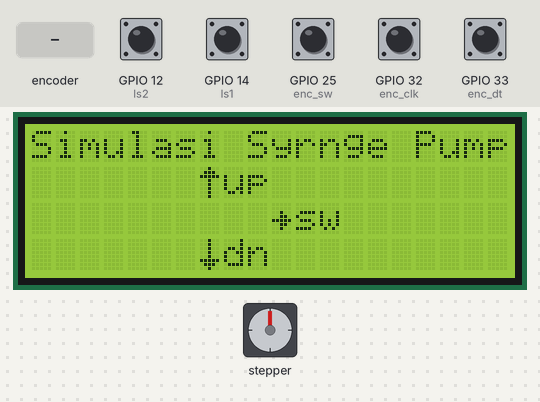
Bench run of a sketch on a simulated ESP32. Shown: stepper motor, 20×4 character LCD. Wiring (inferred from the names in the program): stepper motor driver (200 steps per turn assumed): step GPIO 17; direction GPIO 16. The test bench sets the inputs (shaded band); at power-on: GPIO 12 (ls2), GPIO 14 (ls1), GPIO 25 (enc_sw), GPIO 32 (enc_clk), GPIO 33 (enc_dt) HIGH. What the sketch prints to the serial monitor is not drawn.

Above: at 1.3 s.
1.4 s: GPIO 25 (enc_sw) pulled LOW for 0.15 s
At 2.1 s:
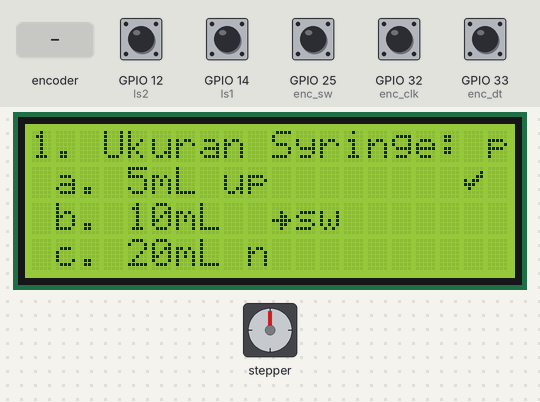
3.0 s: rotary encoder on GPIO 32 (enc_clk) / GPIO 33 (enc_dt) turned 2 steps (second pin leading)
At 4.3 s:
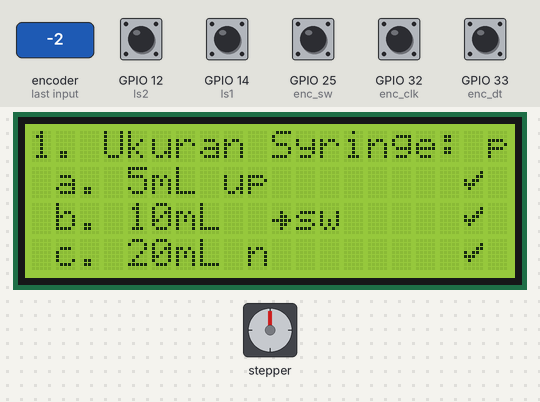
4.9 s: GPIO 25 (enc_sw) pulled LOW for 1 s
At 5.9 s:
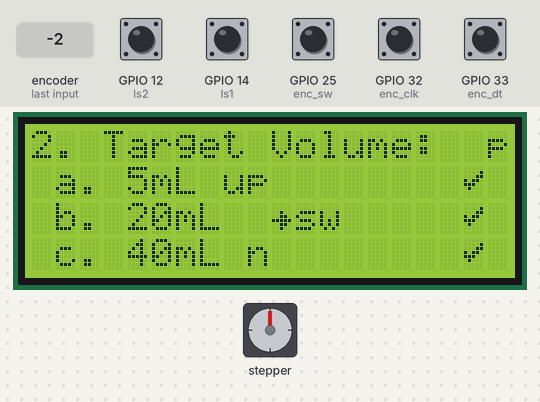
7.4 s: GPIO 25 (enc_sw) pulled LOW for 0.15 s
At 8.1 s:
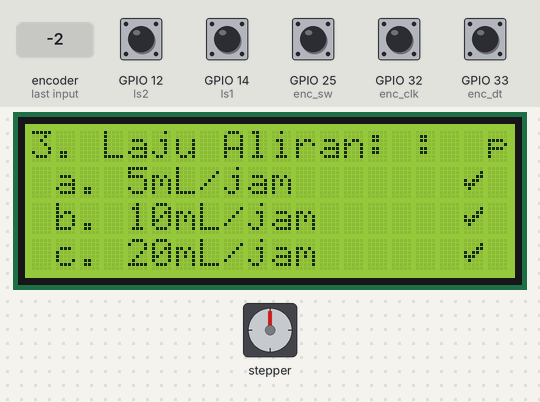
9.0 s: GPIO 25 (enc_sw) pulled LOW for 3.2 s
At 10.4 s:
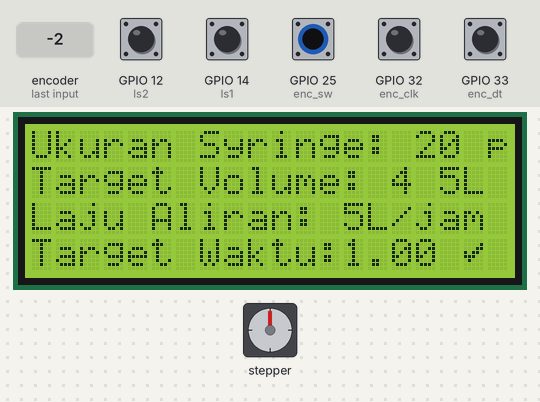
13.7 s: GPIO 25 (enc_sw) pulled LOW for 0.15 s
At 14.2 s:
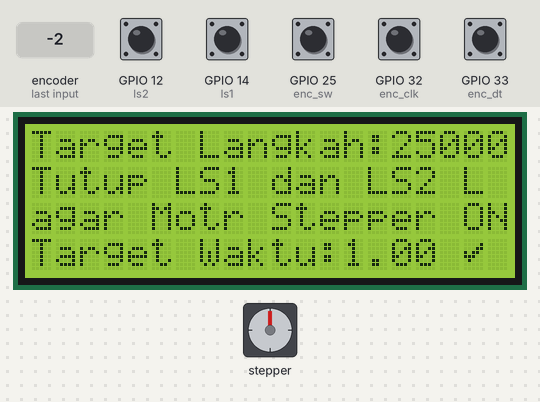
Timing chart, 0 to 16.3 s (numbered marks = the images above; inputs shaded):
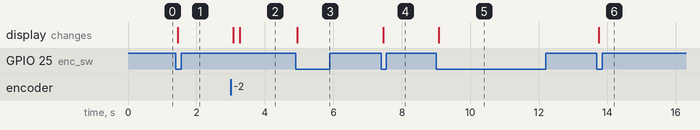

The sketch:

prog_4_7.ino
```cpp
#include <LiquidCrystal_I2C.h>
LiquidCrystal_I2C lcd(0x27, 20, 4);
byte up[] = { 0x04, 0x0E, 0x1F, 0x04, 0x04, 0x04, 0x04, 0x04 };
byte down[] = { 0x04, 0x04, 0x04, 0x04, 0x04, 0x1F, 0x0E, 0x04 };
byte next[] = { 0x00, 0x00, 0x04, 0x06, 0x1F, 0x06, 0x04, 0x00 };
byte selc[] = { 0x00, 0x01, 0x03, 0x16, 0x1C, 0x08, 0x00, 0x00 };
#define enc_clk 32
#define enc_dt 33
#define enc_sw 25
#define dir 16
#define step 17
#define ls1 14
#define ls2 12
bool m_cw = false;
int hal = -1;
int pil1 = 1;
int pil2 = 1;
int pil3 = 1;
int a = 0;
float b = 0.0;
float c = 0.0;
int d = 0;
int e = 0;
int f = 0;
int ls_1 = 0;
int ls_2 = 0;
unsigned long skr = 0;
int lastClk = 0;
int lastSW = 0;
void setup() {
  Serial.begin(9600);
  lcd.init();
  lcd.backlight();
  lcd.createChar(0, up);
  lcd.createChar(1, down);
  lcd.createChar(2, next);
  lcd.createChar(3, selc);
  lcd.setCursor(0, 0);
  lcd.print("Simulasi Syrnge Pump");
  lcd.setCursor(7, 1);
  lcd.write(0);
  lcd.print("up");
  lcd.setCursor(10, 2);
  lcd.write(2);
  lcd.print("sw");
  lcd.setCursor(7, 3);
  lcd.write(1);
  lcd.print("dn");
  pinMode(enc_clk, INPUT);
  pinMode(enc_dt, INPUT);
  pinMode(enc_sw, INPUT_PULLUP);
  pinMode(dir, OUTPUT);
  pinMode(step, OUTPUT);
  pinMode(ls1, INPUT_PULLUP);
  pinMode(ls2, INPUT_PULLUP);
}
void loop() {
  int newClk = !digitalRead(enc_clk);
  if (newClk != lastClk) {
    int dtValue = digitalRead(enc_dt);
    if (newClk && dtValue == LOW) {
      if (hal == 0) {
        pil1++;
        if (pil1 > 3) pil1 = 3;
        hal0();
      }
      if (hal == 1) {
        pil2++;
        if (pil2 > 3) pil2 = 3;
        hal1();
      }
      if (hal == 2) {
        pil3++;
        if (pil3 > 3) pil3 = 3;
        hal2();
      }
      cek();
    }
    if (newClk && dtValue == HIGH) {
      if (hal == 0) {
        pil1--;
        if (pil1 < 1) pil1 = 1;
        hal0();
      }
      if (hal == 1) {
        pil2--;
        if (pil2 < 1) pil2 = 1;
        hal1();
      }
      if (hal == 2) {
        pil3--;
        if (pil3 < 1) pil3 = 1;
        hal2();
      }
      cek();
    }
  }
  lastClk = newClk;
  int newSW = !digitalRead(enc_sw);
  if (newSW != lastSW && newSW) {
    e = 0;
    hal++;
    if (hal > 4) hal = 4;
    switch (hal) {
      case 0:
        hal0();
        break;
      case 1:
        hal1();
        break;
      case 2:
        hal2();
        break;
      case 3:
        hal3();
        break;
      case 4:
        hal4();
        break;
    }
    cek();
  }
  lastSW = newSW;
  ls_1 = !digitalRead(ls1);
  ls_2 = !digitalRead(ls2);
  if (m_cw && millis() - skr > 100) {
    digitalWrite(step, HIGH);
    digitalWrite(step, LOW);
    e = e + d;
    f = f + 6;
    float g = f / 3600.0;
    if (e > 25000) m_cw = false;
    lcd.setCursor(15, 1);
    lcd.print(e);
    lcd.setCursor(12, 2);
    lcd.print(g, 3);
    skr = millis();
  }
}
void hal0() {
  lcd.setCursor(0, 0);
  lcd.print("1. Ukuran Syringe: ");
  lcd.setCursor(0, 1);
  lcd.print(" a. 5mL ");
  lcd.setCursor(0, 2);
  lcd.print(" b. 10mL ");
  lcd.setCursor(0, 3);
  lcd.print(" c. 20mL ");
  lcd.setCursor(18, pil1);
  lcd.write(3);
}
void hal1() {
  lcd.setCursor(0, 0);
  lcd.print("2. Target Volume: ");
  lcd.setCursor(0, 1);
  lcd.print(" a. 5mL ");
  lcd.setCursor(0, 2);
  lcd.print(" b. 20mL ");
  lcd.setCursor(0, 3);
  lcd.print(" c. 40mL ");
  lcd.setCursor(18, pil2);
  lcd.write(3);
}
void hal2() {
  lcd.setCursor(0, 0);
  lcd.print("3. Laju Aliran: ");
  lcd.setCursor(0, 1);
  lcd.print(" a. 5mL/jam ");
  lcd.setCursor(0, 2);
  lcd.print(" b. 10mL/jam ");
  lcd.setCursor(0, 3);
  lcd.print(" c. 20mL/jam ");
  lcd.setCursor(18, pil3);
  lcd.write(3);
}
void hal3() {
  lcd.setCursor(0, 0);
  lcd.print("Ukuran Syringe: mL");
  lcd.setCursor(16, 0);
  if (pil1 == 1) lcd.print(" 5");
  if (pil1 == 2) lcd.print("10");
  if (pil1 == 3) lcd.print("20");
  lcd.setCursor(0, 1);
  lcd.print("Target Volume: 40mL");
  lcd.setCursor(16, 1);
  if (pil2 == 1) {
    lcd.print(" 5");
    a = 5;
  }
  if (pil2 == 2) {
    lcd.print("20");
    a = 20;
  }
  if (pil2 == 3) {
    lcd.print("40");
    a = 40;
  }
  lcd.setCursor(0, 2);
  lcd.print("Laju Aliran: mL/jam");
  lcd.setCursor(12, 2);
  if (pil3 == 1) {
    lcd.print(" 5");
    b = 5;
  }
  if (pil3 == 2) {
    lcd.print("10");
    b = 10;
  }
  if (pil3 == 3) {
    lcd.print("20");
    b = 20;
  }
  lcd.setCursor(0, 3);
  lcd.print("Target Waktu: jam");
  c = a / (b * 1.0);
  d = round(25000 / (c * 600));
  lcd.setCursor(13, 3);
  lcd.print(c, 2);
}
void hal4() {
  lcd.setCursor(0, 0);
  lcd.print("Target Langkah:25000");
  if (ls_1 && ls_2) {
    digitalWrite(dir, HIGH);
    lcd.setCursor(0, 1);
    lcd.print("Jumlah Langkah: ");
    lcd.setCursor(0, 2);
    lcd.print("Waktu Lewat: jam");
    m_cw = true;
  } else {
    lcd.setCursor(0, 1);
    lcd.print("Tutup LS1 dan LS2 ");
    lcd.setCursor(0, 2);
    lcd.print("agar Motr Stepper ON");
  }
}
void cek() {
  Serial.print(hal);
  Serial.print(',');
  Serial.print(pil1);
  Serial.print(',');
  Serial.print(pil2);
  Serial.print(',');
  Serial.print(pil3);
  Serial.print(',');
  Serial.print(a);
  Serial.print(',');
  Serial.print(b);
  Serial.print(',');
  Serial.print(c, 1);
  Serial.print(',');
  Serial.println(d);
}
```

Measured:
- after the input at 1.4 s, the display: changes after 0.05 s (image 1)
- after the input at 3.0 s, the display: first changes after 0.07 s (image 2 shows a later state)
- after the input at 4.9 s, the display: changes after 0.05 s (image 3)
- after the input at 7.4 s, the display: changes after 0.05 s (image 4)
- after the input at 9.0 s, the display: changes after 0.08 s (image 5)
- after the input at 13.7 s, the display: changes after 0.06 s (image 6)
